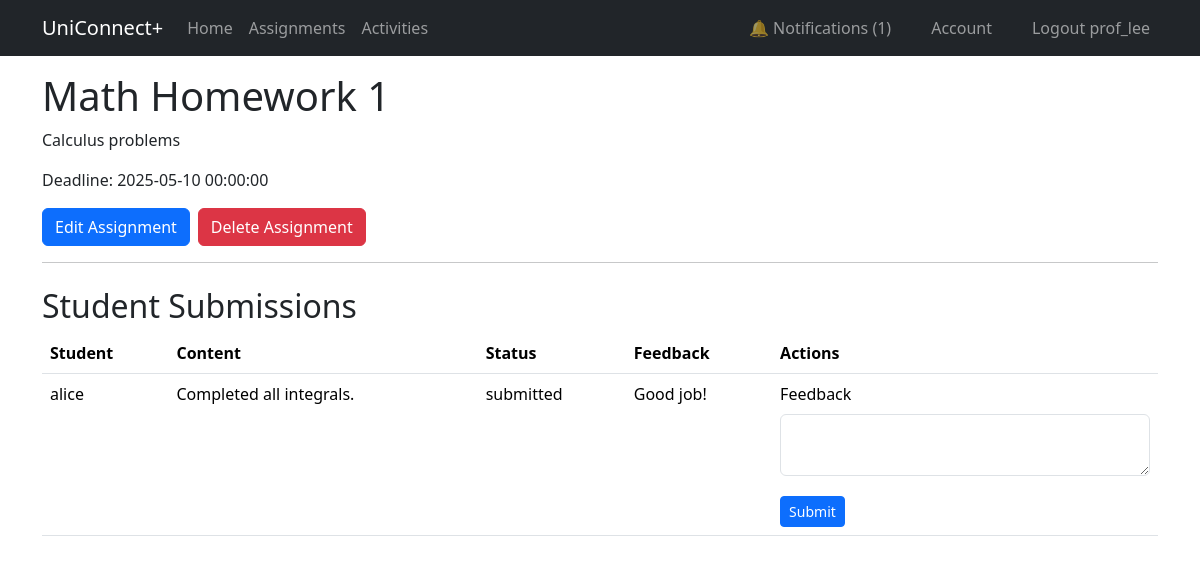
Page /assignment/1 (signed in) on the earlier database version.
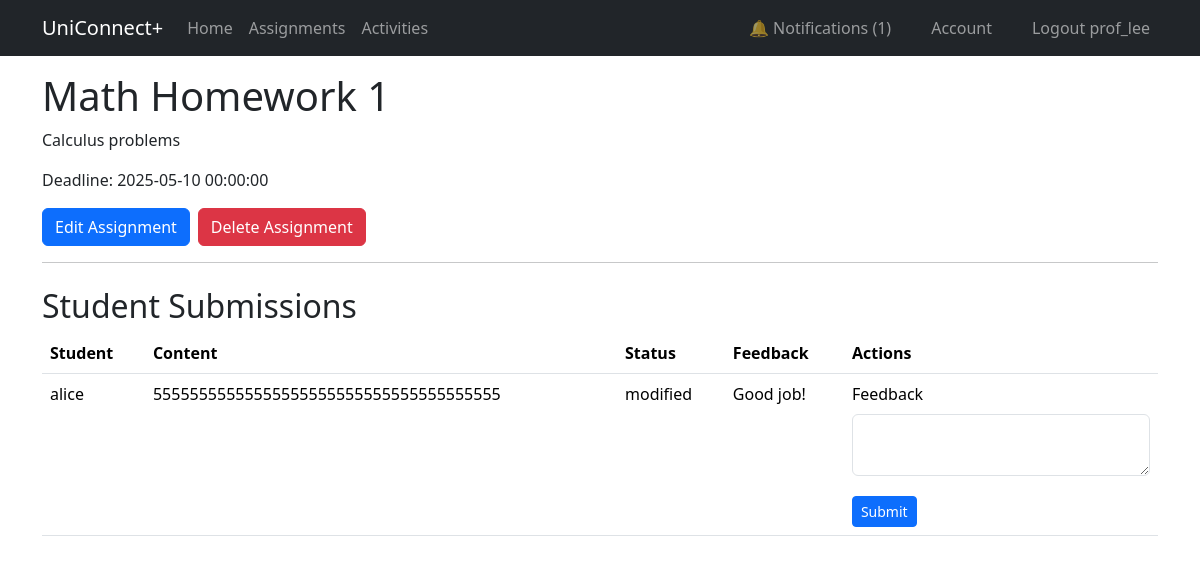
Same page on the later database version.
### app/models.py (models this page shows, shortened)
@dataclass
class Submission(db.Model):
    __tablename__ = 'submissions'
    id: so.Mapped[int] = so.mapped_column(primary_key=True)
    assignment_id: so.Mapped[int] = so.mapped_column(ForeignKey('assignments.id'))
    student_id: so.Mapped[int] = so.mapped_column(ForeignKey('user.id'))
    status: so.Mapped[str] = so.mapped_column(sa.String(20))
    content: so.Mapped[str] = so.mapped_column(sa.Text)
    feedback: so.Mapped[Optional[str]] = so.mapped_column(sa.Text)
    assignment: so.Mapped['Assignment'] = relationship(back_populates='submissions')
    student: so.Mapped['User'] = relationship(back_populates='submissions')

@dataclass
class User(UserMixin, db.Model):
    __tablename__ = 'user'
    id: so.Mapped[int] = so.mapped_column(primary_key=True)
    username: so.Mapped[str] = so.mapped_column(sa.String(64), unique=True, index=True)
    email: so.Mapped[str] = so.mapped_column(sa.String(120), unique=True, index=True)
    password_hash: so.Mapped[Optional[str]] = so.mapped_column(sa.String(256))
    role: so.Mapped[str] = so.mapped_column(sa.String(10), default="student")  # student, professor, admin
    submissions: so.Mapped[List['Submission']] = relationship(back_populates='student', cascade='all, delete-orphan')
    assignments: so.Mapped[List['Assignment']] = relationship(back_populates='professor', cascade='all, delete-orphan')
    activities_created: so.Mapped[List['Activity']] = relationship(back_populates='creator', cascade='all, delete-orphan')
    notifications: so.Mapped[List['Notification']] = relationship(back_populates='user', cascade='all, delete-orphan')
    participations: so.Mapped[List['Participant']] = relationship(back_populates='student', cascade='all, delete-orphan')

### app/views.py (the view, shortened to what this page needs)
@app.route('/assignment/<int:assignment_id>', methods=['GET', 'POST'])
@login_required
def assignment_detail(assignment_id):
    assignment = db.session.get(Assignment, assignment_id)
    if not assignment:
        flash("Assignment not found", "danger")
        return redirect(url_for('assignments'))
    submission = db.session.scalar(
        db.select(Submission).where(
            (Submission.assignment_id == assignment.id) &
            (Submission.student_id == current_user.id)
        )
    ) if current_user.role == 'student' else None
    submission_form = SubmissionForm()
    feedback_form = FeedbackForm()
    choose_form = ChooseForm()
    return render_template('assignment_detail.html',
                           title='Assignment Detail',
                           assignment=assignment,
                           submission=submission,
                           submission_form=submission_form,
                           feedback_form=feedback_form,
                           choose_form=choose_form)

### app/forms.py
class SubmissionForm(FlaskForm):
    content = TextAreaField('Your Answer', validators=[
        DataRequired(message="Content cannot be empty."),
        Length(min=10, max=500, message="Answer must be between 10 and 500 characters.")
    ])
    edit = HiddenField(default='')
    submit = SubmitField('Submit Assignment')
    update = SubmitField('Update Submission')

class FeedbackForm(FlaskForm):
    choice = HiddenField(validators=[DataRequired()])
    feedback = TextAreaField('Feedback', validators=[
        DataRequired(message="Feedback cannot be empty."),
        Length(min=5, max=300)
    ])
    submit = SubmitField('Submit Feedback')

### app/__init__.py (called while the page is built)
@app.context_processor
def inject_unread_count():
    if current_user.is_authenticated:
        count = Notification.query.filter_by(user_id=current_user.id, is_read=False).count()
    else:
        count = 0
    return dict(unread_count=count)

### app/models.py (called while the page is built)
@login.user_loader
def load_user(id):
    return db.session.get(User, int(id))

### app/templates/assignment_detail.html (shortened to what this page needs)
{% extends "base.html" %}
{% import "bootstrap_wtf.html" as wtf %}
{% block content %}
<h1>{{ assignment.title }}</h1>
<p>{{ assignment.description }}</p>
<p>Deadline: {{ assignment.deadline }}</p>
{% if current_user.is_authenticated and current_user.id == assignment.professor_id %}
    <div class="d-flex mb-3">
        <a class="btn btn-primary me-2" href="{{ url_for('edit_assignment', assignment_id=assignment.id) }}">
            Edit Assignment
        </a>
        <form action="{{ url_for('delete_assignment', assignment_id=assignment.id) }}" method="post">
            <button type="submit" class="btn btn-danger me-2" onclick="return confirm('Are you sure you want to delete this assignment?');">
                Delete Assignment
            </button>
        </form>
    </div>
    {% endif %}
<hr>
{% if current_user.role == 'professor' %}
    <h2 class="mt-4">Student Submissions</h2>
    <table class="table">
        <thead>
            <tr>
                <th>Student</th>
                <th>Content</th>
                <th>Status</th>
                <th>Feedback</th>
                <th>Actions</th>
            </tr>
        </thead>
        <tbody>
        {% for sub in assignment.submissions %}
            <tr>
                <td>{{ sub.student.username }}</td>
                <td>{{ sub.content }}</td>
                <td>{{ sub.status }}</td>
                <td>{{ sub.feedback or '' }}</td>
                <td>
                    <form method="post" action="{{ url_for('give_feedback') }}">
                        {{ wtf.form_field(feedback_form.feedback, autofocus=false) }}
                        <button type="submit" class="btn btn-sm btn-primary mt-1">Submit</button>
                    </form>
                </td>
            </tr>
        {% endfor %}
        </tbody>
    </table>
{% endif %}
{% endblock %}

### app/templates/bootstrap_wtf.html (shortened to what this page needs)
{% macro form_field(field, autofocus) %}
  {%- if field.type == 'BooleanField' %}
  <div class="form-check mb-3">
    {{ field(class='form-check-input') }}
    {{ field.label(class='form-check-label') }}
  </div>
  {%- elif field.type == 'SelectField' %}
    {{ field.label(class='form-label') }}
    {{ field(class='form-select mb-3' + (' is-invalid' if field.errors else '')) }}
    {%- for error in field.errors %}
    <div class="invalid-feedback">{{ error }}</div>
    {%- endfor %}
  {%- elif field.type == 'TextAreaField' %}
  <div class="mb-3">
    {{ field.label(class='form-label') }}
    {% if autofocus %}
      {{ field(class='form-control' + (' is-invalid' if field.errors else ''), autofocus=True) }}
    {% else %}
      {{ field(class='form-control' + (' is-invalid' if field.errors else '')) }}
    {% endif %}
  </div>
  {%- elif field.type == 'SubmitField' %}
  {{ field(class='btn btn-primary mb-3') }}
  {%- endif %}
{% endmacro %}

Differences in the rows shown:
changed Submission "Good job!": content "Completed all integrals." → "55555555555555555555555555555555555555"; status "submitted" → "modified"
